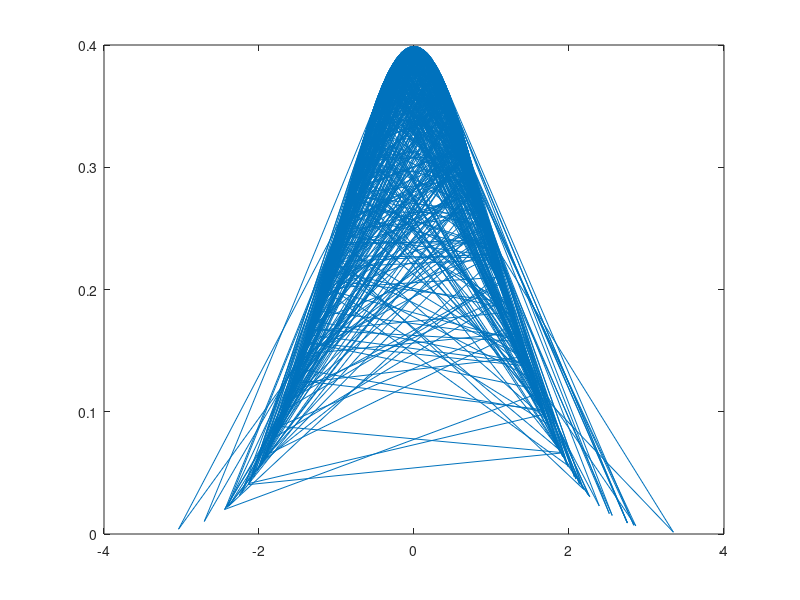

MATLAB code for this plot: (Note: this script raises an error after producing the figure.)
%xmin= -1;
%xmax =1;
%rho = xmin +rand(1)* (xmax-xmin);  %creation of a univariate uniform random variable, and normalize it at range -1 - 1
%while (abs(rho)<0.3)
%    rho = xmin +rand(1,1)* (xmax-xmin);
%end
clear;
clc;

rho=0.1;

X = randn(1000,1);
Y = randn(1000,1);

Y = rho*X + sqrt(1-rho^2)*Y;
temp = corrcoef(Y,X);
while (  temp(1,2) < 0.09995 || temp(1,2)>0.10005 )
  Y = randn(1000,1);
  Y = rho*X + sqrt(1-rho^2)*Y;
  temp = corrcoef(Y,X) ;  
end

corrcoef(Y,X)


figure
plot(Y, normpdf(Y,0,1));

reg1 = regstats(Y,X)



% subplot(2,1,1) 
% plot(X, normpdf(X,0,1));
% title('X')
% 
% subplot(2,1,2) 
% plot(Y, normpdf(Y,0,1));
% title('Y')
% 
% subplot(2,1,3) 
% plot(Z, normpdf(Z,0,1));
% title('Z')
